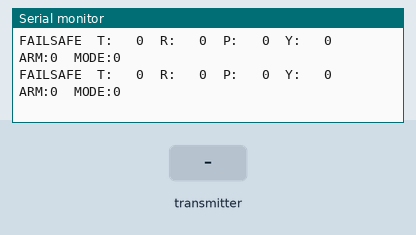
A sketch run on a simulated ESP32. On the bench: the last lines printed to the serial monitor. The inputs (shaded band) are chosen by the test bench. No radio packets arrive unless stated.

Above: at 1.2 s.
1.3 s: the transmitter starts sending throttle = 0
At 1.32 s:
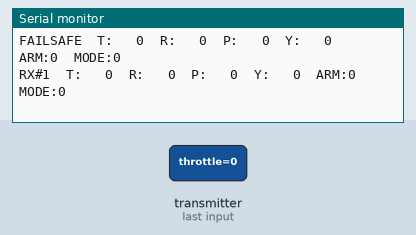
2.8 s: the transmitter starts sending roll = 1024
At 2.84 s:
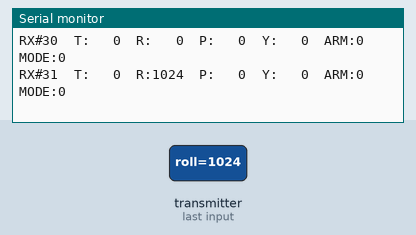
4.3 s: the transmitter starts sending pitch = 1024
At 4.34 s:
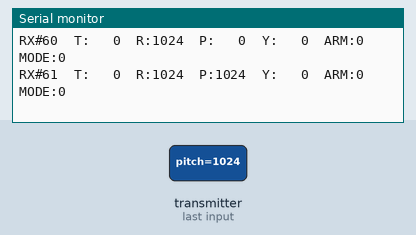
5.8 s: the transmitter starts sending yaw = 1024
At 5.84 s:
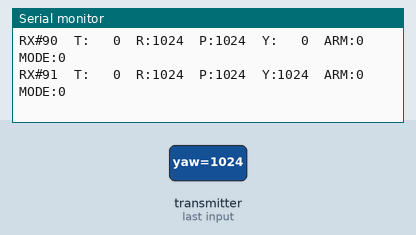
7.3 s: the transmitter starts sending throttle = 1024
At 7.34 s:
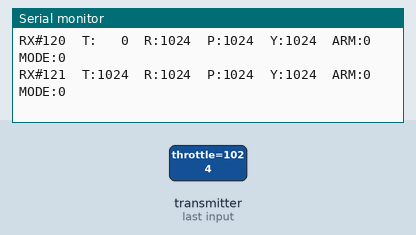
8.8 s: the transmitter starts sending roll = 0
At 8.84 s:
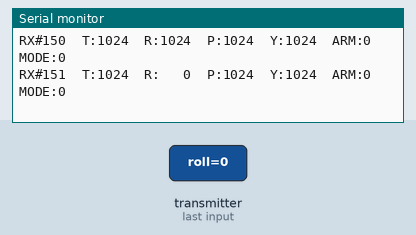

Measured:
- after the input at 1.3 s, the serial monitor: prints a new line at once (image 1)
- after the input at 2.8 s, the serial monitor: prints a new line at once (image 2)

The sketch:

receiver_test.ino
```cpp
/*
  ESP32 Drone Remote Control — Receiver / Drone Side
  ────────────────────────────────────────────────────
  Purpose:
    Receives DronePacket from the transmitter via NRF24L01.
    Prints values to Serial Monitor so you can verify the
    link is working before connecting to motors/ESCs.

  Wiring (same NRF24L01 pinout as transmitter):
    CE=4  CSN=5  SCK=18  MOSI=23  MISO=19  VCC=3.3V  GND

  Libraries needed:
    • RF24 by TMRh20

  Failsafe:
    If no packet arrives for 500ms, motors are commanded to zero
    and the drone disarms. This prevents a runaway drone if
    the radio link is lost.

  Next step:
    Replace the Serial.printf at the bottom of loop() with calls
    to your PID flight controller using the received values.
*/

#include <SPI.h>
#include <RF24.h>

#define PIN_NRF_CE     4
#define PIN_NRF_CSN    5
#define RADIO_CHANNEL 108     // Must match transmitter exactly
#define FAILSAFE_MS   500     // Disarm if no packet for this long

// Must be identical to the struct in transmitter.ino
struct DronePacket {
  uint16_t throttle;
  int16_t  roll;
  int16_t  pitch;
  int16_t  yaw;
  uint8_t  armed;
  uint8_t  mode;
};

RF24 radio(PIN_NRF_CE, PIN_NRF_CSN);
const byte PIPE_ADDR[6] = "DRONE";

DronePacket pkt        = {0, 0, 0, 0, 0, 0};
unsigned long lastPktTime = 0;
bool failsafe          = true;
uint32_t packetsRx     = 0;

void setup() {
  Serial.begin(115200);
  Serial.println("\n=== ESP32 Drone Receiver ===");

  if (!radio.begin()) {
    Serial.println("NRF24L01 not found — check wiring and power supply");
    while (true) { delay(500); }
  }

  radio.openReadingPipe(1, PIPE_ADDR);
  radio.setPALevel(RF24_PA_HIGH);
  radio.setDataRate(RF24_250KBPS);
  radio.setChannel(RADIO_CHANNEL);
  radio.startListening();

  Serial.println("Receiver ready — waiting for transmitter...");
  Serial.println("Columns: THR  ROLL  PITCH  YAW  ARMED  MODE");
}

void loop() {
  // Drain all available packets (use the newest one)
  while (radio.available()) {
    radio.read(&pkt, sizeof(pkt));
    lastPktTime = millis();
    failsafe    = false;
    packetsRx++;
  }

  // Trigger failsafe if signal lost
  if (millis() - lastPktTime > FAILSAFE_MS) {
    if (!failsafe) {
      Serial.println("!!! FAILSAFE — signal lost !!!");
    }
    failsafe      = true;
    pkt.armed     = 0;
    pkt.throttle  = 0;
    pkt.roll = pkt.pitch = pkt.yaw = 0;
  }

  // Print at ~20 Hz so Serial Monitor is readable
  static unsigned long lastPrint = 0;
  if (millis() - lastPrint >= 50) {
    lastPrint = millis();

    if (failsafe) {
      Serial.print("FAILSAFE  ");
    } else {
      Serial.printf("RX#%lu  ", packetsRx);
    }

    Serial.printf("T:%4u  R:%4d  P:%4d  Y:%4d  ARM:%d  MODE:%d\n",
      pkt.throttle, pkt.roll, pkt.pitch, pkt.yaw,
      pkt.armed, pkt.mode);
  }

  // ─────────────────────────────────────────────────────────────────
  // TODO: Replace the Serial output above with your flight controller
  //
  //   if (pkt.armed && !failsafe) {
  //     pidUpdate(pkt.throttle, pkt.roll, pkt.pitch, pkt.yaw);
  //   } else {
  //     motorsOff();
  //   }
  // ─────────────────────────────────────────────────────────────────
}
```
